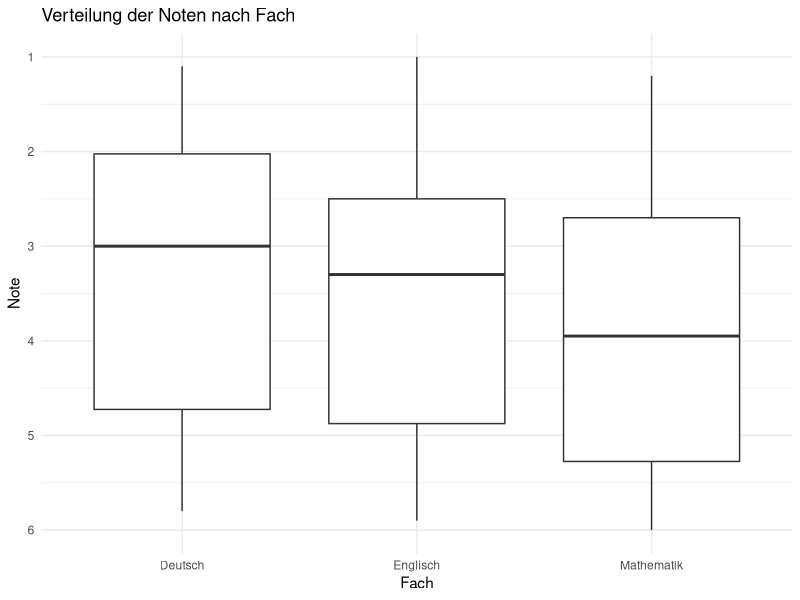
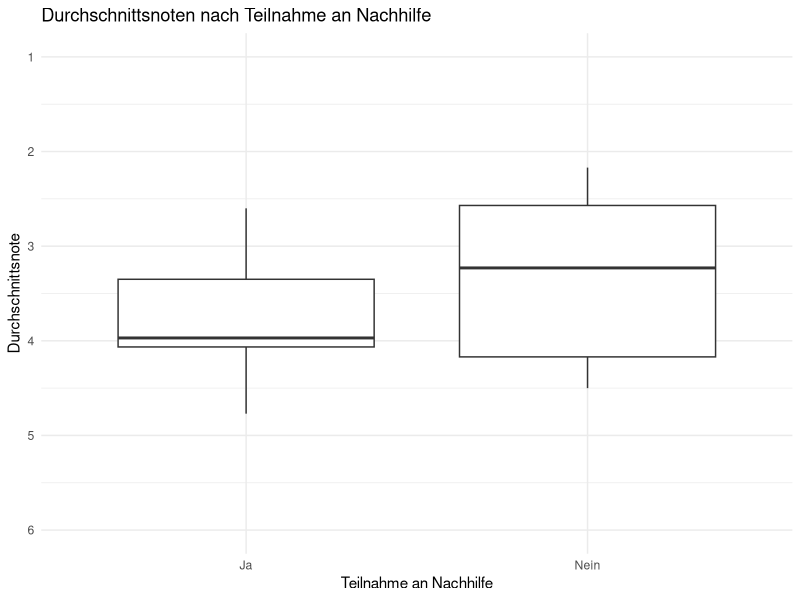
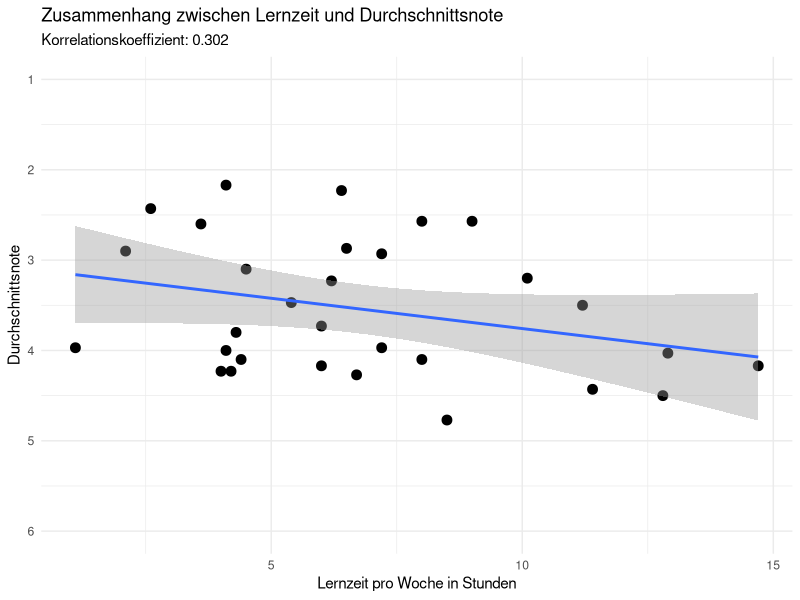
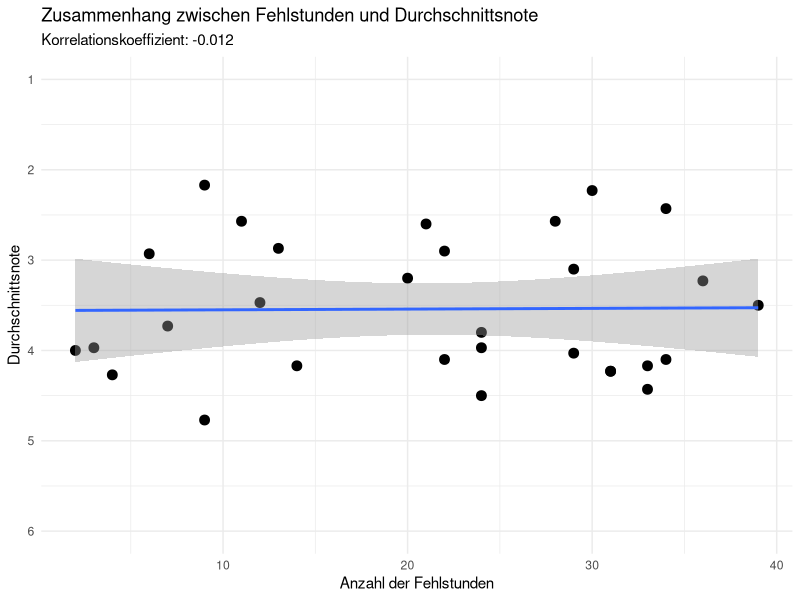
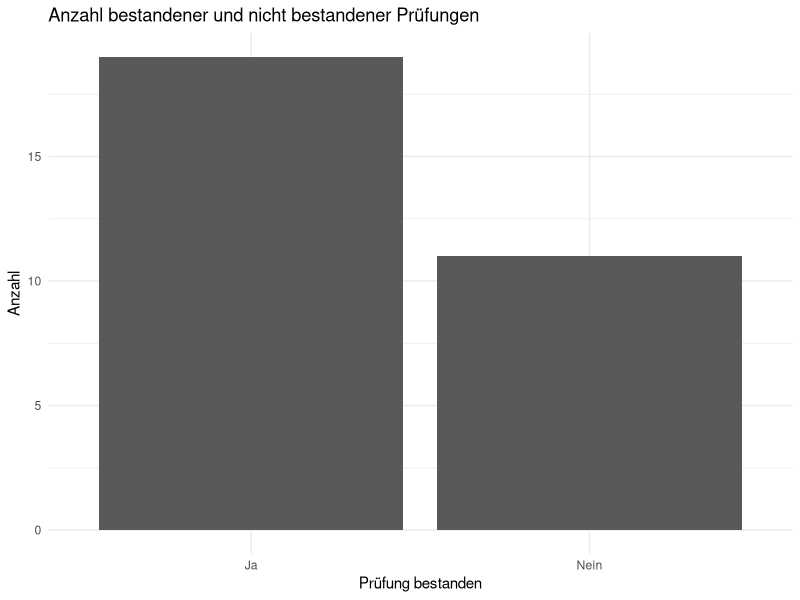

Recreate these plots in R, in order.
## ---- chunk 1
library(dplyr)
library(tidyr)
library(ggplot2)
library(knitr)

set.seed(123)
## ---- chunk 2
pruefung <- data.frame(
  Schueler_ID = 1:30,
  
  Mathematiknote = round(
    runif(30, min = 1, max = 6),
    digits = 1
  ),
  
  Deutschnote = round(
    runif(30, min = 1, max = 6),
    digits = 1
  ),
  
  Englischnote = round(
    runif(30, min = 1, max = 6),
    digits = 1
  ),
  
  Fehlstunden = sample(
    0:40,
    size = 30,
    replace = TRUE
  ),
  
  Lernzeit_pro_Woche = round(
    runif(30, min = 1, max = 15),
    digits = 1
  ),
  
  Geschlecht = sample(
    c("weiblich", "männlich", "divers"),
    size = 30,
    replace = TRUE
  ),
  
  Nachhilfe = sample(
    c("Ja", "Nein"),
    size = 30,
    replace = TRUE
  )
)
## ---- chunk 3
head(pruefung)
## ---- chunk 4
str(pruefung)
## ---- chunk 5
summary(pruefung)
## ---- chunk 6
pruefung <- pruefung %>%
  mutate(
    Durchschnittsnote = round(
      (
        Mathematiknote +
        Deutschnote +
        Englischnote
      ) / 3,
      digits = 2
    )
  )
## ---- chunk 7
pruefung %>%
  select(
    Schueler_ID,
    Mathematiknote,
    Deutschnote,
    Englischnote,
    Durchschnittsnote
  ) %>%
  kable(
    caption = "Noten und Durchschnittsnoten"
  )
## ---- chunk 8
pruefung <- pruefung %>%
  mutate(
    Bestanden = ifelse(
      Durchschnittsnote <= 4,
      "Ja",
      "Nein"
    )
  )
## ---- chunk 9
pruefung %>%
  select(
    Schueler_ID,
    Durchschnittsnote,
    Bestanden
  ) %>%
  kable(
    caption = "Bestandene und nicht bestandene Prüfungen"
  )
## ---- chunk 10
anzahl_bestanden <- sum(
  pruefung$Bestanden == "Ja"
)

anzahl_nicht_bestanden <- sum(
  pruefung$Bestanden == "Nein"
)

anzahl_gesamt <- nrow(pruefung)

bestehensquote <- (
  anzahl_bestanden /
  anzahl_gesamt
) * 100

nicht_bestanden_quote <- (
  anzahl_nicht_bestanden /
  anzahl_gesamt
) * 100
## ---- chunk 11
bestehensdaten <- data.frame(
  Ergebnis = c(
    "Bestanden",
    "Nicht bestanden"
  ),
  
  Anzahl = c(
    anzahl_bestanden,
    anzahl_nicht_bestanden
  ),
  
  Anteil_in_Prozent = round(
    c(
      bestehensquote,
      nicht_bestanden_quote
    ),
    digits = 2
  )
)

kable(
  bestehensdaten,
  caption = "Bestehensquote"
)
## ---- chunk 12
fach_durchschnitte <- data.frame(
  Fach = c(
    "Mathematik",
    "Deutsch",
    "Englisch"
  ),
  
  Durchschnittsnote = c(
    mean(pruefung$Mathematiknote),
    mean(pruefung$Deutschnote),
    mean(pruefung$Englischnote)
  )
)

fach_durchschnitte$Durchschnittsnote <- round(
  fach_durchschnitte$Durchschnittsnote,
  digits = 2
)
## ---- chunk 13
kable(
  fach_durchschnitte,
  caption = "Durchschnittsnoten nach Fach"
)
## ---- chunk 14
bestes_fach <- fach_durchschnitte %>%
  filter(
    Durchschnittsnote ==
      min(Durchschnittsnote)
  )

schlechtestes_fach <- fach_durchschnitte %>%
  filter(
    Durchschnittsnote ==
      max(Durchschnittsnote)
  )
## ---- chunk 15
nachhilfe_vergleich <- pruefung %>%
  group_by(Nachhilfe) %>%
  summarise(
    Anzahl = n(),
    
    Durchschnittsnote = mean(
      Durchschnittsnote
    ),
    
    Median = median(
      Durchschnittsnote
    ),
    
    Standardabweichung = sd(
      Durchschnittsnote
    ),
    
    Bestehensquote = mean(
      Bestanden == "Ja"
    ) * 100,
    
    .groups = "drop"
  ) %>%
  mutate(
    Durchschnittsnote = round(
      Durchschnittsnote,
      digits = 2
    ),
    
    Median = round(
      Median,
      digits = 2
    ),
    
    Standardabweichung = round(
      Standardabweichung,
      digits = 2
    ),
    
    Bestehensquote = round(
      Bestehensquote,
      digits = 2
    )
  )
## ---- chunk 16
kable(
  nachhilfe_vergleich,
  caption = "Vergleich der Prüfungsergebnisse nach Nachhilfe"
)
## ---- chunk 17
noten_lang <- pruefung %>%
  select(
    Schueler_ID,
    Mathematiknote,
    Deutschnote,
    Englischnote
  ) %>%
  pivot_longer(
    cols = c(
      Mathematiknote,
      Deutschnote,
      Englischnote
    ),
    
    names_to = "Fach",
    values_to = "Note"
  ) %>%
  mutate(
    Fach = recode(
      Fach,
      Mathematiknote = "Mathematik",
      Deutschnote = "Deutsch",
      Englischnote = "Englisch"
    )
  )
## ---- chunk 18
head(noten_lang)
## ---- chunk 19
ggplot(
  data = noten_lang,
  mapping = aes(
    x = Fach,
    y = Note
  )
) +
  geom_boxplot() +
  labs(
    title = "Verteilung der Noten nach Fach",
    x = "Fach",
    y = "Note"
  ) +
  scale_y_reverse(
    breaks = 1:6,
    limits = c(6, 1)
  ) +
  theme_minimal()
## ---- chunk 20
ggplot(
  data = pruefung,
  mapping = aes(
    x = Nachhilfe,
    y = Durchschnittsnote
  )
) +
  geom_boxplot() +
  labs(
    title = "Durchschnittsnoten nach Teilnahme an Nachhilfe",
    x = "Teilnahme an Nachhilfe",
    y = "Durchschnittsnote"
  ) +
  scale_y_reverse(
    breaks = 1:6,
    limits = c(6, 1)
  ) +
  theme_minimal()
## ---- chunk 21
korrelation_lernzeit <- cor(
  pruefung$Lernzeit_pro_Woche,
  pruefung$Durchschnittsnote,
  method = "pearson"
)

korrelation_lernzeit
## ---- chunk 22
ggplot(
  data = pruefung,
  mapping = aes(
    x = Lernzeit_pro_Woche,
    y = Durchschnittsnote
  )
) +
  geom_point(
    size = 3
  ) +
  geom_smooth(
    method = "lm",
    se = TRUE
  ) +
  labs(
    title = "Zusammenhang zwischen Lernzeit und Durchschnittsnote",
    subtitle = paste(
      "Korrelationskoeffizient:",
      round(korrelation_lernzeit, 3)
    ),
    x = "Lernzeit pro Woche in Stunden",
    y = "Durchschnittsnote"
  ) +
  scale_y_reverse(
    breaks = 1:6,
    limits = c(6, 1)
  ) +
  theme_minimal()
## ---- chunk 23
modell_lernzeit <- lm(
  Durchschnittsnote ~ Lernzeit_pro_Woche,
  data = pruefung
)

summary(modell_lernzeit)
## ---- chunk 24
koeffizienten <- data.frame(
  Koeffizient = names(
    coef(modell_lernzeit)
  ),
  
  Wert = round(
    coef(modell_lernzeit),
    digits = 3
  )
)

kable(
  koeffizienten,
  caption = "Koeffizienten des linearen Regressionsmodells"
)
## ---- chunk 25
korrelation_fehlstunden <- cor(
  pruefung$Fehlstunden,
  pruefung$Durchschnittsnote,
  method = "pearson"
)

korrelation_fehlstunden
## ---- chunk 26
ggplot(
  data = pruefung,
  mapping = aes(
    x = Fehlstunden,
    y = Durchschnittsnote
  )
) +
  geom_point(
    size = 3
  ) +
  geom_smooth(
    method = "lm",
    se = TRUE
  ) +
  labs(
    title = "Zusammenhang zwischen Fehlstunden und Durchschnittsnote",
    subtitle = paste(
      "Korrelationskoeffizient:",
      round(korrelation_fehlstunden, 3)
    ),
    x = "Anzahl der Fehlstunden",
    y = "Durchschnittsnote"
  ) +
  scale_y_reverse(
    breaks = 1:6,
    limits = c(6, 1)
  ) +
  theme_minimal()
## ---- chunk 27
beste_person <- pruefung %>%
  filter(
    Durchschnittsnote ==
      min(Durchschnittsnote)
  ) %>%
  select(
    Schueler_ID,
    Durchschnittsnote
  )

schlechteste_person <- pruefung %>%
  filter(
    Durchschnittsnote ==
      max(Durchschnittsnote)
  ) %>%
  select(
    Schueler_ID,
    Durchschnittsnote
  )
## ---- chunk 28
kable(
  beste_person,
  caption = "Beste Durchschnittsnote"
)
## ---- chunk 29
kable(
  schlechteste_person,
  caption = "Schlechteste Durchschnittsnote"
)
## ---- chunk 30
ggplot(
  data = pruefung,
  mapping = aes(
    x = Bestanden
  )
) +
  geom_bar() +
  labs(
    title = "Anzahl bestandener und nicht bestandener Prüfungen",
    x = "Prüfung bestanden",
    y = "Anzahl"
  ) +
  theme_minimal()
